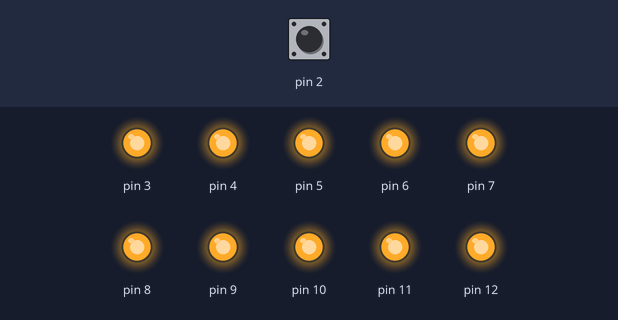
Recording of a sketch running on a simulated Arduino Uno, built with avr-gcc and run on an emulated ATmega328P. Shown: output pins drawn as LEDs (lit = HIGH). Dashed ring = blinking. The test bench sets the inputs (shaded band); at power-on: pin 2 HIGH.

Above: at 1.2 s.
1.3 s: pin 2 driven LOW
At 2.8 s:
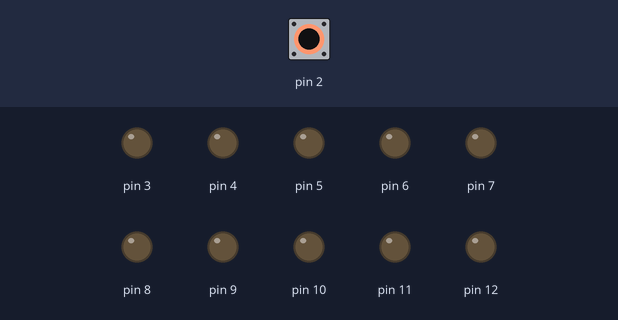
3.1 s: pin 2 driven HIGH
At 3.33 s:
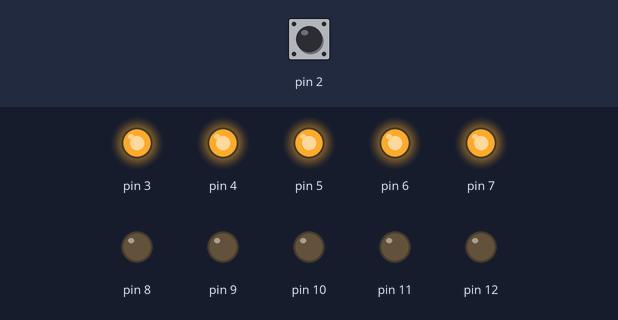
4.9 s: pin 2 pulsed LOW 2 times (0.12 s each, 0.3 s apart)
At 5.37 s:
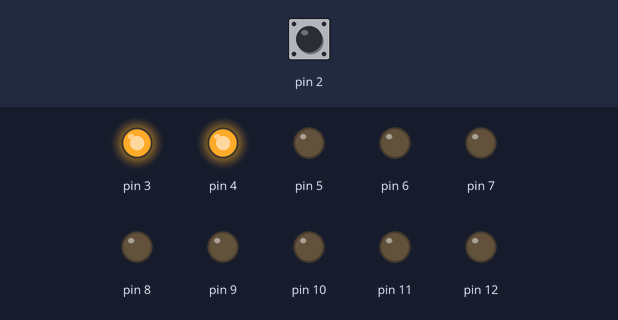
7.0 s: pin 2 pulsed LOW 5 times (0.12 s each, 0.3 s apart)
At 9.3 s:
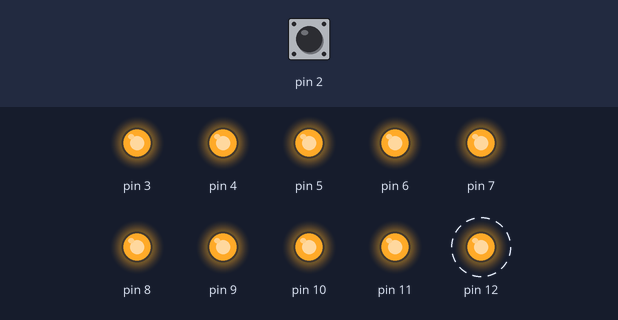
Timing chart, 0 to 10.8 s (numbered marks = the images above; inputs shaded):
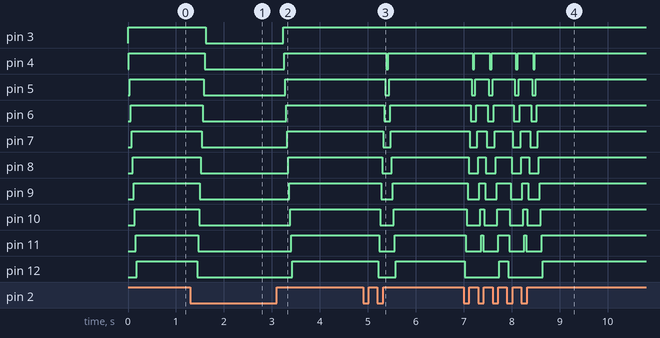

Measured:
- after the input at 1.3 s, pin 3: HIGH → LOW after 0.32 s; pin 4: HIGH → LOW after 0.30 s; pin 5: HIGH → LOW after 0.28 s; pin 6: HIGH → LOW after 0.26 s; pin 7: HIGH → LOW after 0.24 s
- after the input at 3.1 s, pin 3: LOW → HIGH after 0.14 s; pin 4: LOW → HIGH after 0.16 s; pin 5: LOW → HIGH after 0.18 s; pin 6: LOW → HIGH after 0.20 s; pin 7: LOW → HIGH after 0.22 s
- after the input at 4.9 s, pin 4: HIGH → LOW after 0.48 s, → HIGH 0.04 s later; pin 5: HIGH → LOW after 0.46 s, → HIGH 0.08 s later; pin 6: HIGH → LOW after 0.44 s, → HIGH 0.12 s later; pin 7: HIGH → LOW after 0.42 s, → HIGH 0.16 s later; pin 8: HIGH → LOW after 0.40 s, → HIGH 0.20 s later
- after the input at 7.0 s, pin 6: HIGH → LOW after 0.14 s, → HIGH 0.12 s later, → LOW 0.24 s later, → HIGH 0.12 s later, … (8 changes in this stretch); pin 7: HIGH → LOW after 0.12 s, → HIGH 0.16 s later, → LOW 0.20 s later, → HIGH 0.16 s later, … (8 changes in this stretch)

The sketch:

Creative_01.ino
```cpp
// C++ code
//
int switchState = 0;

void setup()
{
  pinMode(2, INPUT);
  pinMode(3, OUTPUT);
  pinMode(4, OUTPUT);
  pinMode(5, OUTPUT);
  pinMode(6, OUTPUT);
  pinMode(7, OUTPUT);
  pinMode(8, OUTPUT);
  pinMode(9, OUTPUT);
  pinMode(10, OUTPUT);
  pinMode(11, OUTPUT);
  pinMode(12, OUTPUT);
}

void loop()
{
  switchState = digitalRead(2);
  if (switchState == LOW) {
    digitalWrite(12, LOW);
    delay(20);
    digitalWrite(11, LOW);
    delay(20);
    digitalWrite(10, LOW);
    delay(20);
    digitalWrite(9, LOW);
    delay(20);
    digitalWrite(8, LOW);
    delay(20);
    digitalWrite(7, LOW);
    delay(20);
    digitalWrite(6, LOW);
    delay(20);
    digitalWrite(5, LOW);
    delay(20);
    digitalWrite(4, LOW);
    delay(20);
    digitalWrite(3, LOW);
  } else {
    digitalWrite(3, HIGH);
    delay(20);
    digitalWrite(4, HIGH);
    delay(20);
    digitalWrite(5, HIGH);
    delay(20);
    digitalWrite(6, HIGH);
    delay(20);
    digitalWrite(7, HIGH);
    delay(20);
    digitalWrite(8, HIGH);
    delay(20);
    digitalWrite(9, HIGH);
    delay(20);
    digitalWrite(10, HIGH);
    delay(20);
    digitalWrite(11, HIGH);
    delay(20);
    digitalWrite(12, HIGH);
  }
}
```
